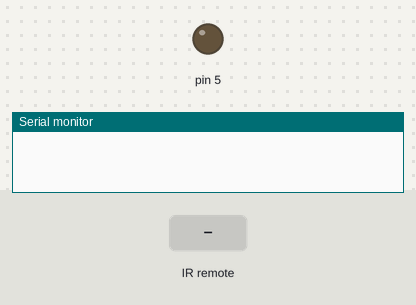
Bench run of a sketch on a simulated Arduino Uno, built with avr-gcc and run on an emulated ATmega328P. On the bench: output pins drawn as LEDs (lit = HIGH), the last lines printed to the serial monitor. The test bench sets the inputs (shaded band).

Above: at 1.2 s.
1.3 s: infrared code 0xFFA25D received
At 2.5 s:
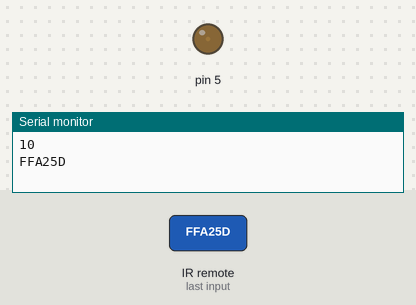
2.8 s: infrared code 0xFF10EF received
At 3.9 s:
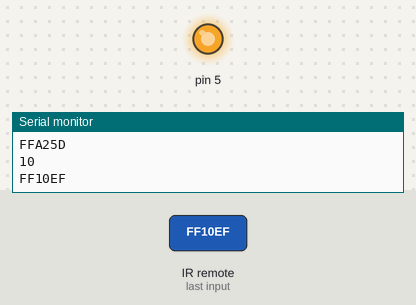
4.3 s: infrared code 0xFF5AA5 received
At 5.0 s:
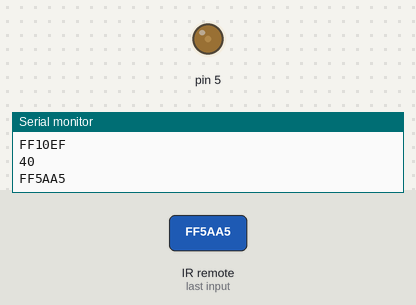
5.8 s: infrared code 0xFF5AA5 received
At 6.1 s:
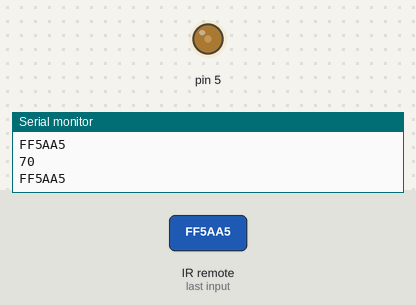
Timing chart, 0 to 8.3 s (numbered marks = the images above; inputs shaded):
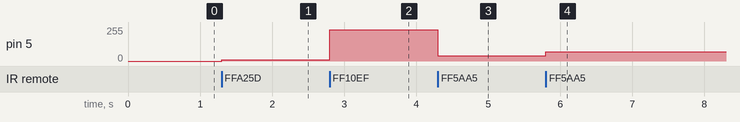

Measured:
- after the input at 1.3 s, pin 5: 0/255 → 10/255 at once
- after the input at 2.8 s, pin 5: 10/255 → 236/255 at once
- after the input at 4.3 s, pin 5: 236/255 → 40/255 at once
- after the input at 5.8 s, pin 5: 40/255 → 70/255 at once

The sketch:

remotLedControl.ino
```cpp
 #include <IRremote.h>
int IRpin=9;
IRrecv IR(IRpin);
decode_results cmd;
int dim=10;
void setup() {
  Serial.begin(9600);
  IR.enableIRIn();
  pinMode(5,OUTPUT);

}

void loop() {
  while(IR.decode(&cmd)==0){

  }
  if(cmd.value == 0xFFA25D)analogWrite(5,dim);
  if(cmd.value == 0xFF5AA5){
    dim+=30;
    analogWrite(5,dim);
  }
   if(cmd.value == 0xFF10EF){
    dim-=30;
    analogWrite(5,dim);
   }
  if(cmd.value == 0xFF9867)analogWrite(5,0);
  if(dim>255||dim<0)dim=10;
  Serial.println(dim);
  Serial.println(cmd.value,HEX);
  delay(500);
  IR.resume();
}
```
